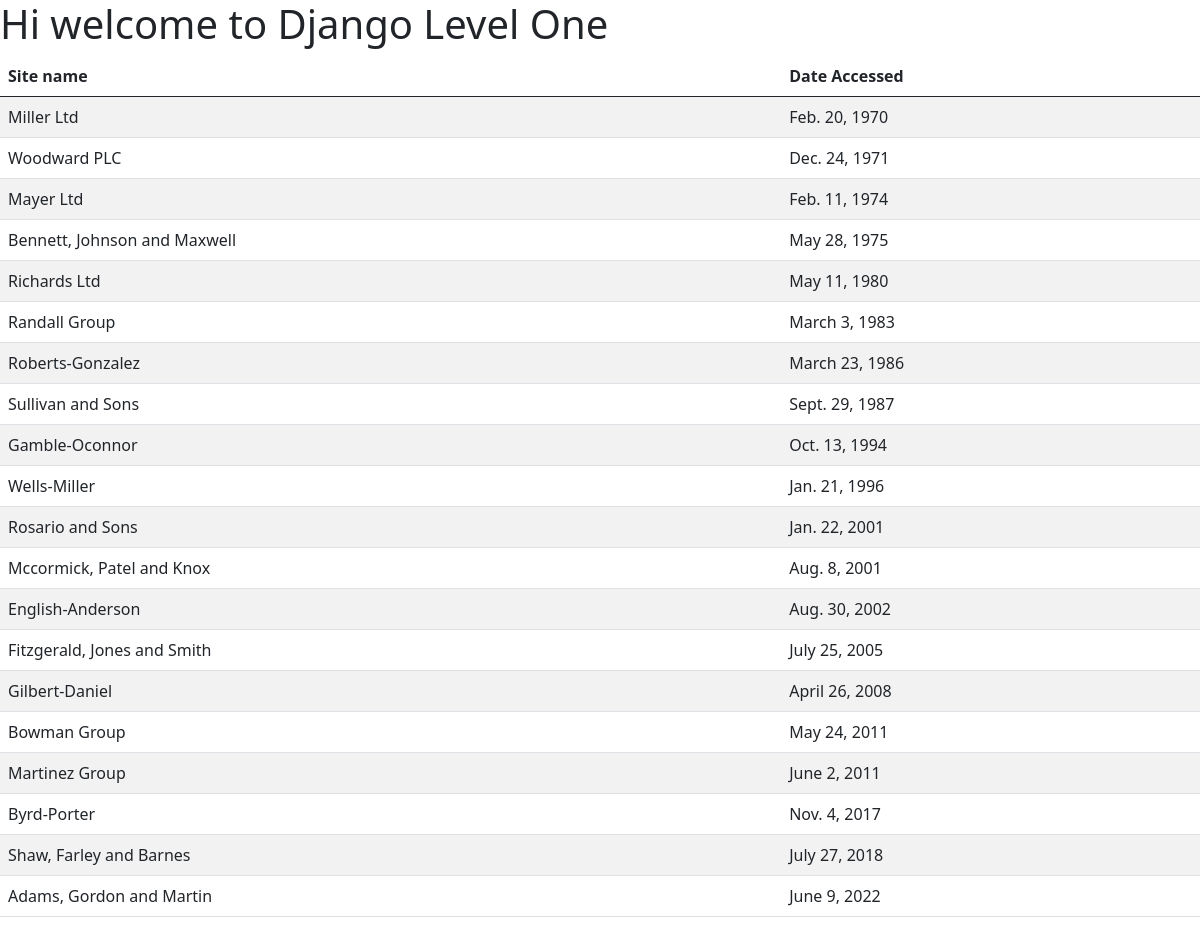
The app's page /index/ with its own data.
### first_app/models.py (models this page shows, shortened)
class AccessRecord(models.Model):
    name = models.ForeignKey(Webpage,on_delete=models.CASCADE,)
    date = models.DateField()

class Webpage(models.Model):
    topic = models.ForeignKey(Topic, on_delete=models.CASCADE)
    name = models.CharField(max_length=264)
    url = models.URLField()
    def __str__(self):
        return self.name

### first_app/views.py (the view)
# urls.py: path("index/", views.index, name="index"),
def index(request):
    webpae_list = AccessRecord.objects.order_by('date')
    date_dict = {'access_records': webpae_list}
    return render(request,'index.html',context=date_dict)

### first_app/Templates/index.html (shortened to what this page needs)
<!DOCTYPE html>
{% load static %}
<html>
    <head>
        <link rel="stylesheet" href="">
        <link href="https://cdn.jsdelivr.net/npm/bootstrap@5.0.2/dist/css/bootstrap.min.css" rel="stylesheet">
    </head>
    <body>
            <h1>Hi welcome to  Django Level One</h1>
            {% if access_records %}
            <table class="table table-striped">
                <thead>
                    <th>Site name</th>
                    <th>Date Accessed</th>
                </thead>
                {% for acc in access_records %}
                <tr>
                    <td>{{acc.name}}</td>
                    <td>{{acc.date}}</td>
                </tr>
                {% endfor %}
            </table>
            {% else %}
            <p>NO ACCESS RECORDS FOUND!</p>
            {% endif %}
    </body>
</html>

### records on screen
AccessRecord: name "Miller Ltd", date "Feb. 20, 1970"
AccessRecord: name "Woodward PLC", date "Dec. 24, 1971"
AccessRecord: name "Mayer Ltd", date "Feb. 11, 1974"
AccessRecord: name "Bennett, Johnson and Maxwell", date "May 28, 1975"
AccessRecord: name "Richards Ltd", date "May 11, 1980"
AccessRecord: name "Randall Group", date "March 3, 1983"
AccessRecord: name "Roberts-Gonzalez", date "March 23, 1986"
AccessRecord: name "Sullivan and Sons", date "Sept. 29, 1987"
AccessRecord: name "Gamble-Oconnor", date "Oct. 13, 1994"
AccessRecord: name "Wells-Miller", date "Jan. 21, 1996"
AccessRecord: name "Rosario and Sons", date "Jan. 22, 2001"
AccessRecord: name "Mccormick, Patel and Knox", date "Aug. 8, 2001"
AccessRecord: name "English-Anderson", date "Aug. 30, 2002"
AccessRecord: name "Fitzgerald, Jones and Smith", date "July 25, 2005"
AccessRecord: name "Gilbert-Daniel", date "April 26, 2008"
AccessRecord: name "Bowman Group", date "May 24, 2011"
AccessRecord: name "Martinez Group", date "June 2, 2011"
AccessRecord: name "Byrd-Porter", date "Nov. 4, 2017"
AccessRecord: name "Shaw, Farley and Barnes", date "July 27, 2018"
AccessRecord: name "Adams, Gordon and Martin", date "June 9, 2022"
